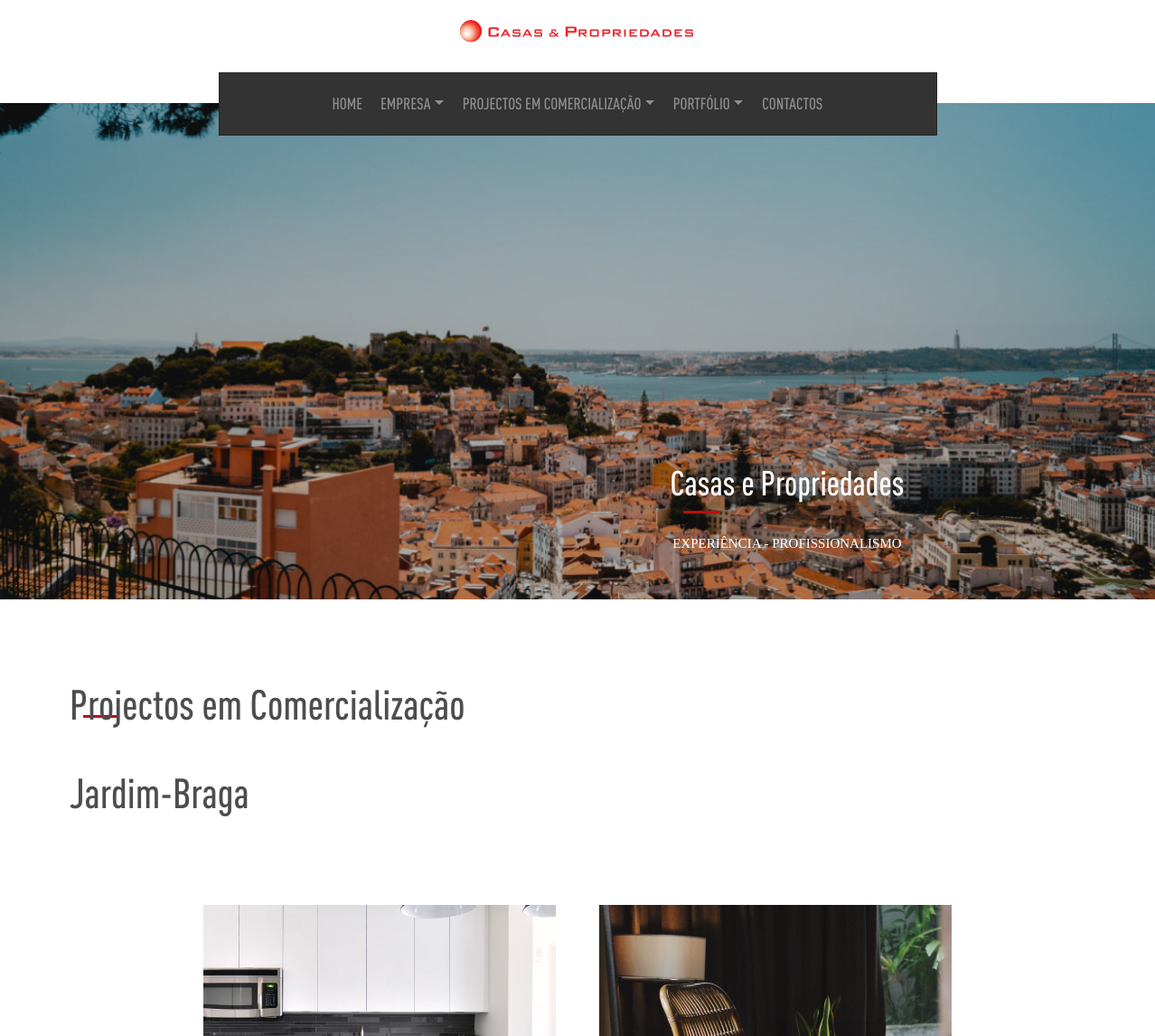
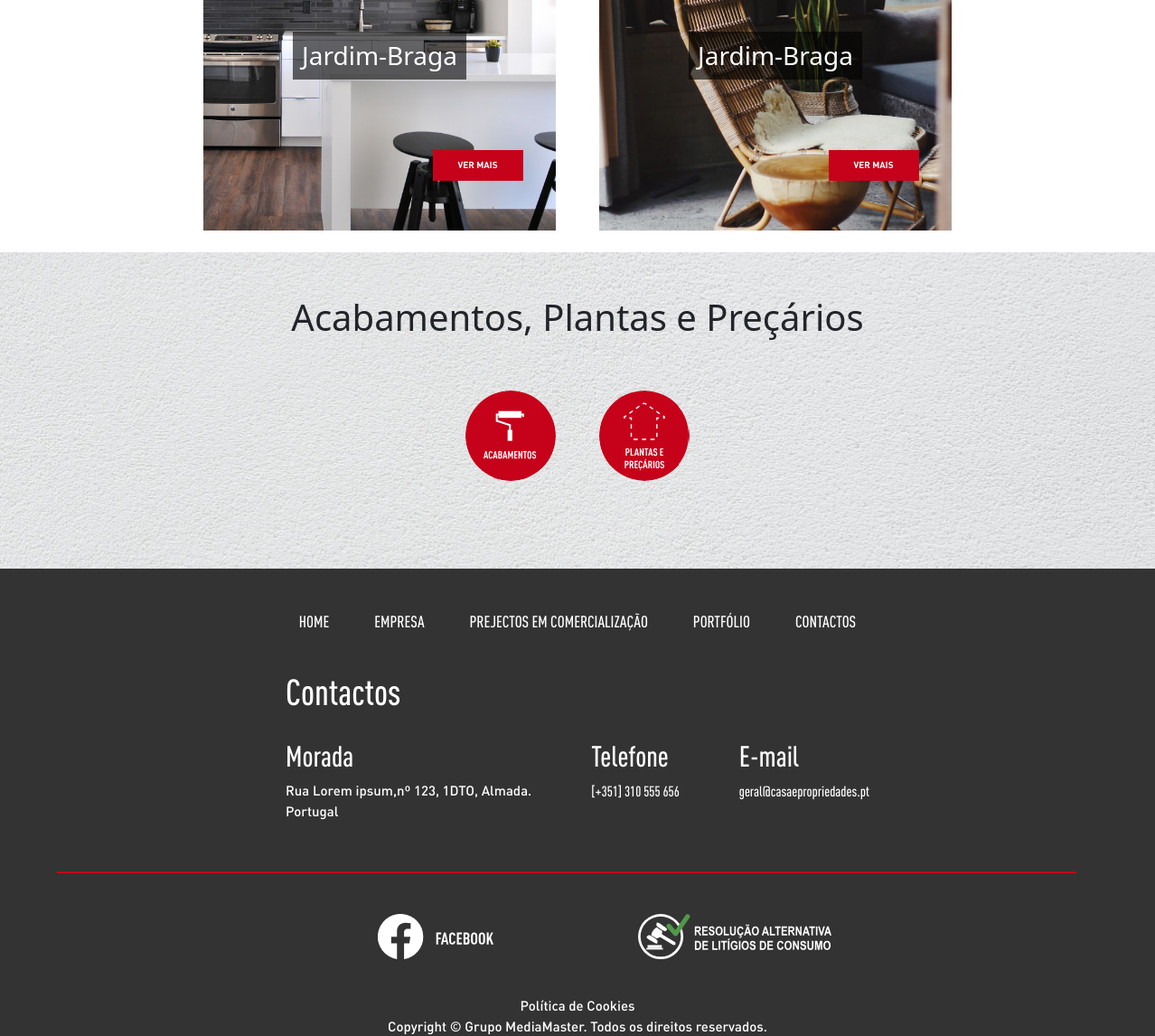
Screenshot of /projecto.php?id=2 with the database file from the repository (2 pictures, top to bottom).
### tables this page shows
CREATE TABLE `carousel` (
  `id` int(11) NOT NULL,
  `imagem` varchar(1000) NOT NULL,
  `titulo` varchar(100) NOT NULL,
  `texto` varchar(500) NOT NULL
);

CREATE TABLE `projectos` (
  `id` int(11) NOT NULL,
  `nome` varchar(500) NOT NULL,
  `acabamentos` text NOT NULL,
  `planta` text NOT NULL
);

CREATE TABLE `predios` (
  `id` int(11) NOT NULL,
  `tipo` varchar(100) NOT NULL,
  `id_projecto` int(11) NOT NULL,
  `imagens` blob NOT NULL,
  `mostrar` tinyint(1) DEFAULT 0,
  `area` int(11) NOT NULL,
  `estado` varchar(200) NOT NULL,
  `valor` double(9,2) NOT NULL
);

CREATE TABLE `contactos` (
  `id` int(11) NOT NULL,
  `morada` varchar(500) NOT NULL,
  `telefone` varchar(500) NOT NULL,
  `email` varchar(500) NOT NULL,
  `facebook` varchar(500) NOT NULL,
  `email_form` varchar(500) NOT NULL
);

### projecto.php (called while the page is built)
<?php
$current_menu = "projecto";
require "components/header.php";
require "views/projecto_view.php";
require "components/footer.php";
?>

### helpers/_base_de_dados_helper.php (called while the page is built, shortened)
<?php
$base_dados = [
  "host" => "localhost",
  "dbname" => "casas_e_prop_bd",
  "user" => "root",
  "pass" => "",
];
$pdo = new PDO("mysql:host=$base_dados[host];dbname=$base_dados[dbname];charset=utf8mb4","$base_dados[user]","$base_dados[pass]");
function selectSql($sql){
  global $pdo;
  $consulta = $pdo->query($sql);
  $resultado = $consulta->fetchAll(PDO::FETCH_ASSOC);
  return $resultado;
}
function selectSqlUnico($sql){
  global $pdo;
  $consulta = $pdo->query($sql);
  $resultado = $consulta->fetch(PDO::FETCH_ASSOC);
  return $resultado;
}
?>

### helpers/carousel_helper.php (called while the page is built)
<?php
function getCarousel(){
  $resultado = selectSql("SELECT * FROM carousel");
  return $resultado;
}
?>

### helpers/projecto_helper.php (called while the page is built, shortened)
<?php
function getProjetoEspecifico($id){
  $resultado = selectSqlUnico("SELECT * FROM projectos WHERE id=$id LIMIT 1");
  return $resultado;
}
?>

### helpers/predio_helper.php (called while the page is built, shortened)
<?php
function getTodosPrediosPorPai($id_projecto){
  $resultado = selectSql("SELECT * FROM predios WHERE id_projecto=$id_projecto");
  return $resultado;
}
?>

### helpers/contactos_helper.php (called while the page is built)
<?php
function getContactos(){
  $resultado = selectSqlUnico("SELECT * FROM contactos");
  return $resultado;
}
?>

### views/projecto_view.php (the view)
<?php
$form = !empty($_GET["id"]);
if($form){
    $id = intval($_GET["id"]);
    $pe = getProjetoEspecifico($id);
    $predios = getTodosPrediosPorPai($id);
  }
?>
  <main class="container-fluid pt-5 px-0">
    <div class="row title mb-5 ps-1">
      <div class="col-12 mb-5">
        <h1>
          Projectos em Comercialização
          <div class="red-separator-c"></div>
          <br>
          <?= $pe["nome"] ?>
        </h1>
      </div>
    </div>
    <div class="row my-4">
      <div class="col-12 px-5 text-justify d-flex justify-content-center gap-5 flex-wrap projects m-auto">
        <?php foreach($predios as $p): ?>
          <?php
          $imagens = json_decode($p["imagens"]);
          ?>
          <div class="project" style="background-image: url('<?= $imagens[0] ?>');">
            <div><h3><?= $pe["nome"] ?></h3></div>
              <div class="see-more">
                <a href="predio.php?id=<?= $p["id"] ?>">
                  <button>Ver Mais</button>
                </a>
              </div>
          </div>
        <?php endforeach ?>
      </div>
    </div>
    <div class="row g-0 finish-touch ">
      <div class="col-12 m-auto text-center ">
      <h1>Acabamentos, <span>Plan</span>tas e Preçários</h1>
      </div>
      <div class="col-12 d-flex justify-content-center gap-5">
        <a href="acabamentos.php?id=<?= $pe["id"] ?>">
          <div id="acabamentos"></div>
        </a>
        <a href="plantas.php?id=<?= $pe["id"] ?>">
          <div id="plantas"></div>
        </a>
      </div>
    </div>
  </main>

### components/header.php (shortened to what this page needs)
<?php
  $contactos = getContactos();
  $carousel = getCarousel();
?>
<!DOCTYPE html>
<html lang="pt">
<head>
  <link href="https://cdn.jsdelivr.net/npm/bootstrap@5.3.3/dist/css/bootstrap.min.css" rel="stylesheet">
  <link rel="stylesheet" href="public/fonts/din_pro/stylesheet.css">
  <link rel="stylesheet" href="public/fonts/montserrat/stylesheet.css">
  <link rel="stylesheet" href="public/fonts/open_sans/stylesheet.css">
  <link rel="stylesheet" href="public/css/style.css">
</head>
<body>
  <header class="container-fluid">
    <div class="row">
      <div class="col-12 text-center logo_nav">
        <img src="public/img/extras/logo.svg" alt="logo" id="logotipo">
      </div>
    </div>
    <div class="row">
      <div class="col-12 text-center px-0 ">
        <nav class="navbar navbar-expand-md border border-dark m-auto nav-desktop">
          <div class="container-fluid">
            <div class="collapse navbar-collapse" id="navbarNavDropdown">
              <ul class="navbar-nav m-auto">
                <li class="nav-item">
                  <a class="nav-link <?= ($current_menu == "home") ? "active" : "" ?>" aria-current="page" href="index.php">HOME</a>
                </li>
                <li class="nav-item dropdown">
                  <a class="nav-link <?= ($current_menu == "empresa") ? "active" : "" ?> dropdown-toggle" id="empresa" role="button" data-bs-toggle="dropdown" aria-expanded="false">
                    EMPRESA
                  </a>
                </li>
                <li class="nav-item dropdown">
                  <a class="nav-link <?= ($current_menu == "projectos") ? "active" : "" ?> dropdown-toggle" href="#" role="button" data-bs-toggle="dropdown" aria-expanded="false">
                    PROJECTOS EM COMERCIALIZAÇÃO
                  </a>
                </li>
                <li class="nav-item dropdown">
                  <a class="nav-link <?= ($current_menu == "portfolio") ? "active" : "" ?> dropdown-toggle" href="#" role="button" data-bs-toggle="dropdown" aria-expanded="false">
                    PORTFÓLIO
                  </a>
                </li>
                <li class="nav-item">
                  <a class="nav-link <?= ($current_menu == "contactos") ? "active" : "" ?>" href="contactos.php">CONTACTOS</a>
                </li>
              </ul>
            </div>
          </div>
        </nav>
      </div>
    </div>
    <div class="row">
      <div class="col-12 text-center px-0 header-image">
        <div id="carouselExampleAutoplaying" class="carousel slide" data-bs-ride="carousel">
          <div class="carousel-inner">
            <?php foreach($carousel as $i => $c): ?>
              <div class="carousel-item carousel-item <?= ($i == 0) ? "active" : "" ?>">
                <img src="<?= $c["imagem"] ?>" class="d-block w-100" alt="...">
                <div class="carousel-caption d-flex justify-content-end header-image-caption">
                  <div>
                    <h1><?= $c["titulo"] ?></h1>
                    <div class="red-separator-c"></div>
                    <br>
                    <h4><?= $c["texto"] ?></h4>
                  </div>
                </div>
              </div>
            <?php endforeach?>
          </div>
        </div>
      </div>
    </div>
  </header>

### components/footer.php
  <footer class="container-fluid">
    <div class="row footer-nav">
      <div class="col-12">
        <nav>
          <a href="#" class="<?= ($current_menu == "home") ? "activated" : "" ?>">
            HOME
          </a>
          <a href="#" onclick="abrir_com_delay('empresa')" class="<?= ($current_menu == "empresa") ? "activated" : "" ?>">
            EMPRESA
          </a>
          <a href="#" class="<?= ($current_menu == "projectos") ? "activated" : "" ?>">
            PREJECTOS EM COMERCIALIZAÇÃO
          </a>
          <a href="#" class="<?= ($current_menu == "portfolio") ? "activated" : "" ?>">
            PORTFÓLIO
          </a>
          <a href="#" class="<?= ($current_menu == "contactos") ? "activated" : "" ?>">
            CONTACTOS
          </a>
        </nav>
      </div>
    </div>
    <div class="row">
      <div class="col-12 contacts">
        <div class="contacts-title">
          <h1>Contactos</h1>
        </div>
        <div class="morada">
          <h2>Morada</h2>
          <p>
            <?= $contactos["morada"] ?>
          </p>
        </div>
        <div>
          <h2>Telefone</h2>
          <?= $contactos["telefone"] ?>
        </div>
        <div>
          <h2>E-mail</h2>
          <?= $contactos["email"] ?>
        </div>
      </div>
    <div class="row">
      <div class="col-12 separator-footer">
      </div>
    </div>
    <div class="row">
      <div class="col-12 footer-img">
        <div>
          <a href="">
            <img src="public/img/svg/facebook-branco.svg" alt="facebook">
          </a>
        </div>
        <div>
          <a href="ralc.php">
            <img src="public/img/svg/ralc.svg" alt="ralc">
          </a>
        </div>
      </div>
    </div>
    <div class="cookies-copyright">
      Política de Cookies <br>
      Copyright ©  Grupo MediaMaster. Todos os direitos reservados.
    </div>
  </footer>
</body>
</html>

### public/css/style.css (style rules this page uses)
:root { --cinza: rgb(77, 77, 77); --cinza-escuro: rgb(51, 51, 51); --cinza-claro: rgb(102, 102, 102); --cinza-contactos: rgb(241, 241, 241); --vermelho: rgb(198, 2, 26); --branco: rgb(255, 255, 255); --preto: rgb(0, 0, 0); }
body { margin: 0px auto; max-width: 1280px; min-width: 360px; }
.red-separator-c { background-color: rgb(194, 11, 11); width: 40px; height: 3px; margin: -15px 0px 0px 15px; }
header #logotipo { max-width: 280px; margin: 15px 0px 25px 0px; }
header .nav-desktop { background-color: var(--cinza-escuro); height: 70px; width: 795px; z-index: 1; }
header nav .nav-item .nav-link { font-family: 'DIN-cond-med'; font-size: 18px; color: rgba(255, 255, 255, 0.45); padding-top: 21px; position: relative; bottom: 9px; border-top: 5px solid transparent; margin: 0px 2px 0px 2px; }
.dropdown-toggle::after { margin: 1px; }
header .header-image { margin: auto; margin: -36px 0px 18px 0px; height: fit-content; }
header .carousel-caption { padding-right: 86px; height: 156px; flex-wrap: wrap; color: white; z-index: 1; }
header .header-image-caption div > h1 { font-family: 'DIN-cond-med'; font-size: 38px; margin-bottom: 22px; }
header .header-image-caption div > h4 { font-family: 'Montserrat'; font-size: 15px; text-transform: uppercase; }
main .title h1 { font-family: 'DIN-cond-med'; font-size: 46px; color: var(--cinza); margin: 22px 0px 0px 73px; }
.carousel-item > div { display: flex; justify-content: center; flex-wrap: wrap; margin: auto; align-items: center; gap: 30px; }
.see-more button { font-family: 'DIN-bold'; font-size: 10px; text-transform: uppercase; background-color: var(--vermelho); color: var(--branco); height: 34px; width: 100px; margin-top: -25px; border: none; }
footer { height: fit-content; background-color: var(--cinza-escuro); color: var(--branco); font-family: 'DIN-cond-med'; }
footer nav { margin-top: 45px; display: flex; justify-content: center; column-gap: 50px; }
footer nav a { font-size: 18px; text-decoration: none; color: inherit; min-width: fit-content; }
footer .contacts > .contacts-title { font-size: 46px; margin: 40px 0px 20px 0px; width: 650px; }
footer .contacts { margin: auto; max-width: 670px; display: flex; flex-wrap: wrap; justify-content: space-between; }
footer .contacts p { font-family: 'DIN-med'; font-size: 15px; }
footer .separator-footer { background-color: var(--vermelho); height: 2px; margin: 40px auto; width: 90%; }
footer .footer-img { position: relative; left: 42px; top: 5px; display: flex; justify-content: center; column-gap: 160px; }
footer .footer-img div img { height: 50px; }
footer .cookies-copyright { font-family: 'DIN-med'; font-size: 15px; text-align: center; display: flex; justify-content: center; align-items: center; margin-top: 45px; }
.logo_nav { display: flex; align-items: center; justify-content: center; }
.project { min-width: 390px; min-height: 400px; background-position: center; background-repeat: no-repeat; background-size: cover; }
.project div { position: relative; }
.project div:nth-child(1) { top: 45%; }
.project div:nth-child(2) { top: 65%; left: 65%; }
.project h3 { color: white; margin: auto; width: fit-content; background-color: rgba(0, 0, 0, 0.6); padding: 10px; }
.project .see-more { height: fit-content; transform: scale(1); }
.finish-touch { background-image: url("../img/extras/imagem-de-fundo-acabamentos.jpg"); background-position: center; background-repeat: no-repeat; background-size: cover; height: 350px; }
.finish-touch > .col-12 > a > #acabamentos, #plantas { height: 100px; width: 100px; border-radius: 50%; z-index: 1002; }
.finish-touch > .col-12 > a > #acabamentos { background-image: url("../img/svg/acabamentos-vermelho_1.svg"); }
.finish-touch > .col-12 > a > #plantas { background-image: url("../img/svg/plantas-vermelho.svg"); }

### rows the page displays
carousel: imagem (picture), titulo "Casas e Propriedades", texto "EXPERIÊNCIA - PROFISSIONALISMO"
projectos: nome "Jardim-Braga"
predios: shows a picture, id_projecto.nome "Jardim-Braga"
predios: shows a picture, id_projecto.nome "Jardim-Braga"
contactos: morada "Rua Lorem ipsum,nº 123, 1DTO, Almada. Portugal", telefone "[+351] 310 555 656", email "geral@casaepropriedades.pt"
